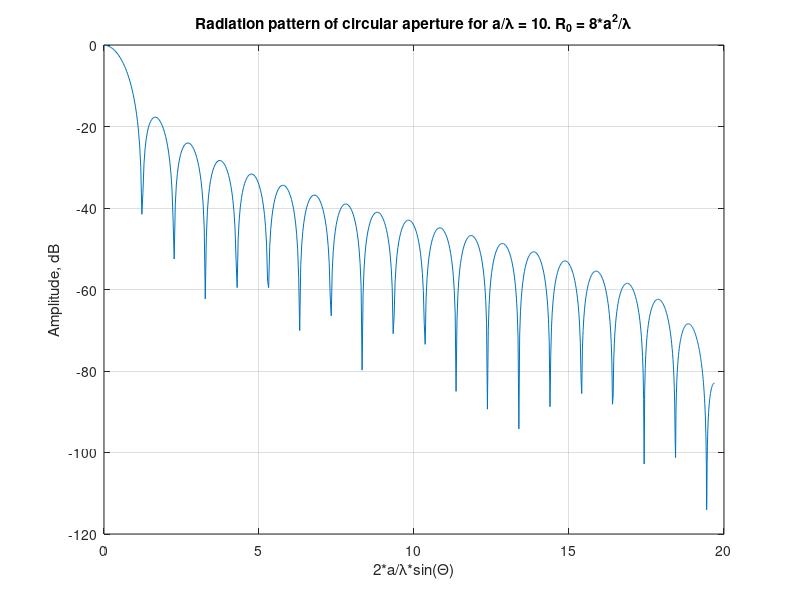

This figure's MATLAB source:
clear all;
clc;

% Programm of time-space electic fields or radiation pattern calculation
% for circular aperture measured with infinitely small zond

tic
% Design parameters
a = 10;         % Aperture radius, m


lam = a/10;     % Wavelength in free space
R0 = 8*a^2/lam; % Reference distance
R = 10*R0/1;     % Distance from analyzed aperture to zond
c = 3e+8;       % speed of light, m/sec

Th = (0:0.1:80)*pi/180; % Theta angle. Can be set to one value (result will be a time response on zond output)
                 % or to array (result will be 2D RP at a given distance and frequency)
N_Th = length(Th);
N_FFT = 8192*64;  % Number of FFT points (should be decreased for faster calculation with accuracy degradation)
T = 100/c*lam;    % Time interval for FFT
d_t = T/(N_FFT - 1); % Sample time, sec
t = R/c - T/2:d_t:R/c + T/2; % Time in seconds normalized to R/c
N_i = length(t);
E_e = zeros(1, N_i); % Time response array

d_f = 1/N_FFT/d_t;
m = 1:1:N_FFT/2;
for k = 1:N_Th
        
    ro = R*sin(Th(k));   % Vector R projection to aperture plane, m
    z = R*cos(Th(k));     % Distance from observation point to aperture plane, m
    B = sqrt((c*t).^2 - z^2); % Radius of G curve, m
    if abs(ro) <= a
        i2 = find((c*t >= z) & (c*t < sqrt(z^2 + (a - abs(ro))^2)));
        E_e(i2) = z^2./((c*t(i2)).^2);
    end
    i3 = find((c*t >= sqrt(z^2 + (a - abs(ro))^2)) & (c*t < sqrt(z^2 + (a + abs(ro))^2)));
    E_e(i3) = z^2/pi./((c*t(i3)).^2).*acos((-a^2 + abs(ro)^2 + B(i3).^2)./(2*abs(ro)*B(i3)));
    
    E_f = fft(E_e, N_FFT); % Wideband radiation pattern
    [F, p] = min(abs(d_f*m - 3e+8/lam));
    E_ff(k) = E_f(p);
    k
end

if (length(Th) == 1)
    figure(1); % Time response at a given angle
    plot((t - R/c)*1e+9, E_e/max(E_e)); grid
    xlabel('time, nsec');
    ylabel('E field amplitude');
    title('E field TR for a/\lambda = 10. R_0 = 8*a^2/\lambda. \Theta = 13.9^o');
%     figure(2); % Spectra at a given angle
%     d_f = 1/N_FFT/d_t;
%     k = 1:1:N_FFT/2;
%     plot(d_f*k, 20*log10(abs(E_f(1:end/2))/max(abs(E_f)))); grid
else
    
    figure(4); % Radiation pattern at a given frequency
    
    plot(2*a/lam*sin(Th), 20*log10(abs(E_ff)/max(abs(E_ff)))); grid
    xlabel('2*a/\lambda*sin(\Theta)');
    ylabel('Amplitude, dB');
    title('Radiation pattern of circular aperture for a/\lambda = 10. R_0 = 8*a^2/\lambda');
end
toc




